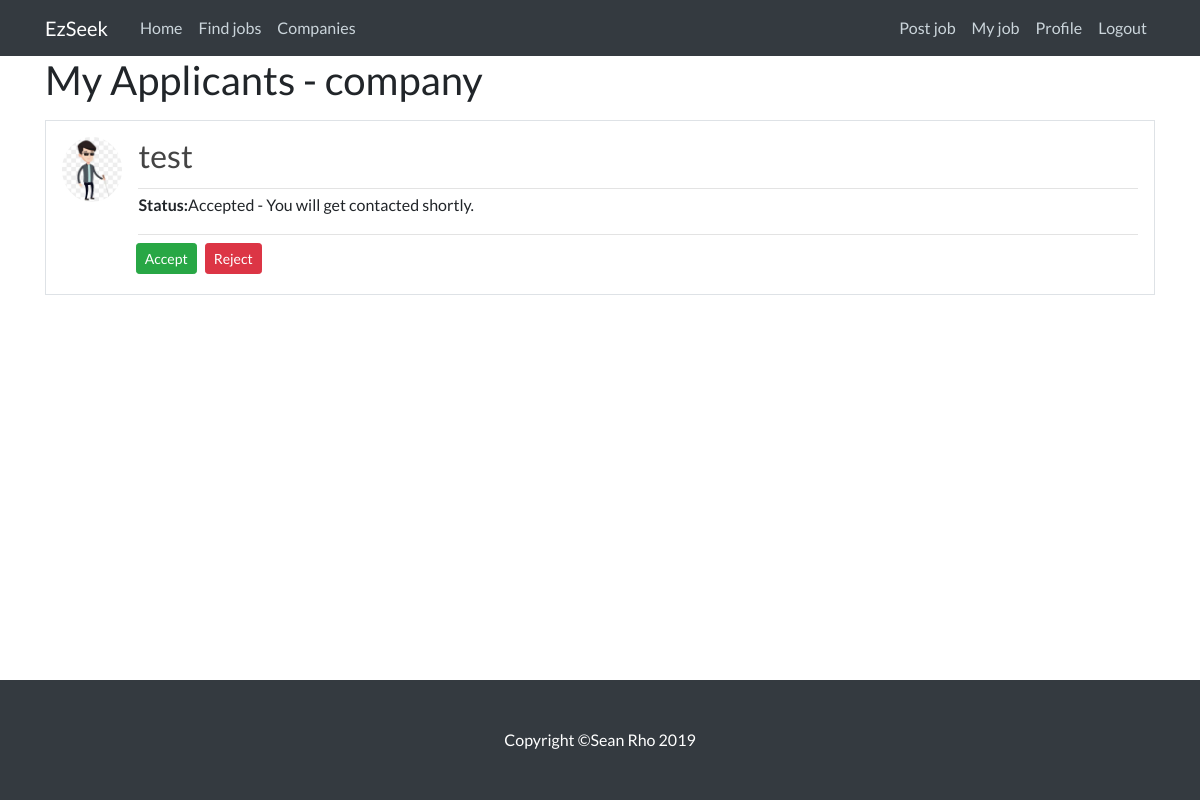
The page /myApplicant/83 (signed in) on the database its author committed.
### RS/models.py (models this page shows, shortened)
class Application(models.Model):
    application_id = models.AutoField(primary_key = True)
    js_id = models.ForeignKey(JobSeeker, on_delete = models.CASCADE)
    company_id = models.ForeignKey(Company, on_delete = models.CASCADE)
    job_id = models.ForeignKey(Post, on_delete = models.CASCADE)
    status = models.CharField(default='In Progress', max_length=200)

class JobSeeker(models.Model):
    user = models.OneToOneField(User, on_delete=models.CASCADE)
    name = models.CharField(max_length=50)
    bio = models.TextField(max_length=1000, blank=True)
    location = models.CharField(max_length=30, blank=True)
    phone_no = models.CharField(max_length=12, blank=True)
    qualification = models.CharField(max_length=30, blank=True)
    profession = models.CharField(max_length=30, blank=True)
    def __str__(self):
        return self.user.username

class Profile(models.Model):
    user = models.OneToOneField(User, on_delete=models.CASCADE)
    image = models.ImageField(default='default.jpg', upload_to='profile_pics')

### RS/views.py (the view)
# urls.py: path('myApplicant/<int:pk>', MyApplicantListView.as_view(), name='myApplicant'),
class MyApplicantListView(UserPassesTestMixin, ListView):
    model = Application
    template_name = 'myApplicant.html'
    context_object_name = 'posts'
    paginate_by = 10
    def get_queryset(self):
        job_id = Post.objects.get(id=self.kwargs['pk'])
        return Application.objects.filter(job_id = job_id )
    def test_func(self):
        job_id = Post.objects.get(id=self.kwargs['pk'])
        test = self.request.user
        if self.request.user == job_id.author:
            return True
        else:
            raise Http404(test)

### RS/templates/myApplicant.html (shortened to what this page needs)
{% extends "base.html" %}
{% block content %}
    <h1 class="mb-3">My Applicants - {{ user }}</h1>
    {% for post in posts %}
    <div>
     <div class="media border p-3 mb-2">
      <img class="rounded-circle article-img" src="{{ post.js_id.user.profile.image.url }}">
       <div class="card h-100 w-100 border-0">
        <div class="article-metadata">
         <h2 class="card-title">
          <a class="article-title" href="{% url 'jobseekerDetail' post.js_id.id %}">{{ post.js_id }}</a>
         </h2>
        </div>
        <div class="article-metadata">
        <p class="article-content"><b class="font-weight-bold">Status:</b>{{ post.status }}</p>
        </div>
        <div class="row">
        <div class="col-xs-1">
        <form method="post" action="/acceptApplicant/{{post.application_id}}">
        <button class="btn btn-success btn-sm mt-1 mb-1 mr-2" class type="submit">Accept</button>
        </div>
        <div class="col-xs-1">
        <form method="post" action="/rejectApplicant/{{post.application_id}}">
        <button class="btn btn-danger btn-sm mt-1 mb-1 mr-2" class type="submit">Reject</button>
        </div>
        </div>
       </div>
     </div>
    </div>
    {% empty %}
<p class="article-content"><b class="font-weight-bold">Currently, there is no applicant for this job.</b></p>
    {% endfor %}
{% endblock content %}

### RS/static/main.css (style rules this page uses)
html { height: 100%; }
body { font-family: 'Lato', 'Helvetica Neue', Helvetica, Arial, sans-serif; padding-top: 56px; min-height: 100%; display: flex; flex-direction: column; }
h1, h2, h3, h4, h5, h6 { font-family: 'Lato', 'Helvetica Neue', Helvetica, Arial, sans-serif; }
.article-title { color: #444444; }
.article-content { white-space: pre-line; }
.article-img { height: 65px; width: 65px; margin-right: 16px; }
.article-metadata { padding-bottom: 1px; margin-bottom: 4px; border-bottom: 1px solid #e3e3e3 }

### rows shown on the page
Application: js_id.user.profile.image (picture), js_id "test", status "Accepted - You will get contacted shortly."

### other values the page prints
{{ user }} "company"
